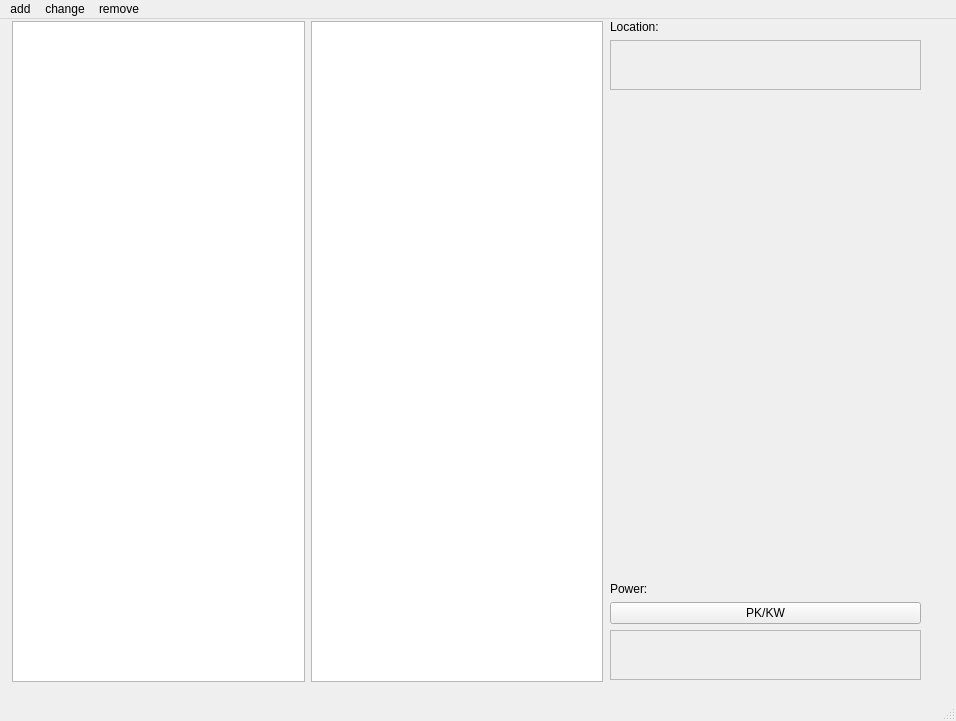
<?xml version="1.0" encoding="UTF-8"?>
<ui version="4.0">
 <class>MainWindow</class>
 <widget class="QMainWindow" name="MainWindow">
  <property name="geometry">
   <rect>
    <x>0</x>
    <y>0</y>
    <width>956</width>
    <height>721</height>
   </rect>
  </property>
  <property name="windowTitle">
   <string>MainWindow</string>
  </property>
  <widget class="QWidget" name="centralwidget">
   <widget class="QWidget" name="layoutWidget">
    <property name="geometry">
     <rect>
      <x>12</x>
      <y>2</y>
      <width>591</width>
      <height>661</height>
     </rect>
    </property>
    <layout class="QHBoxLayout" name="horizontalLayout">
     <item>
      <widget class="QListWidget" name="merk"/>
     </item>
     <item>
      <widget class="QListWidget" name="model"/>
     </item>
    </layout>
   </widget>
   <widget class="QWidget" name="layoutWidget">
    <property name="geometry">
     <rect>
      <x>610</x>
      <y>0</y>
      <width>311</width>
      <height>661</height>
     </rect>
    </property>
    <layout class="QVBoxLayout" name="verticalLayout">
     <item>
      <widget class="QLabel" name="label">
       <property name="maximumSize">
        <size>
         <width>16777215</width>
         <height>15</height>
        </size>
       </property>
       <property name="text">
        <string>Location:</string>
       </property>
      </widget>
     </item>
     <item>
      <widget class="QListWidget" name="merkInfo">
       <property name="enabled">
        <bool>false</bool>
       </property>
       <property name="maximumSize">
        <size>
         <width>16777215</width>
         <height>50</height>
        </size>
       </property>
       <property name="mouseTracking">
        <bool>false</bool>
       </property>
      </widget>
     </item>
     <item>
      <widget class="QLabel" name="logo">
       <property name="minimumSize">
        <size>
         <width>200</width>
         <height>200</height>
        </size>
       </property>
       <property name="maximumSize">
        <size>
         <width>1000</width>
         <height>1000</height>
        </size>
       </property>
       <property name="text">
        <string/>
       </property>
      </widget>
     </item>
     <item>
      <widget class="QLabel" name="label_2">
       <property name="maximumSize">
        <size>
         <width>16777215</width>
         <height>15</height>
        </size>
       </property>
       <property name="text">
        <string>Power:</string>
       </property>
      </widget>
     </item>
     <item>
      <widget class="QPushButton" name="radioButton">
       <property name="text">
        <string>PK/KW</string>
       </property>
      </widget>
     </item>
     <item>
      <widget class="QListWidget" name="modelDetails">
       <property name="enabled">
        <bool>false</bool>
       </property>
       <property name="maximumSize">
        <size>
         <width>16777215</width>
         <height>50</height>
        </size>
       </property>
      </widget>
     </item>
    </layout>
   </widget>
  </widget>
  <widget class="QMenuBar" name="menubar">
   <property name="geometry">
    <rect>
     <x>0</x>
     <y>0</y>
     <width>956</width>
     <height>21</height>
    </rect>
   </property>
   <widget class="QMenu" name="menuadd">
    <property name="title">
     <string>add</string>
    </property>
    <addaction name="actionBrand"/>
    <addaction name="actionModel"/>
   </widget>
   <widget class="QMenu" name="menuchange">
    <property name="title">
     <string>change</string>
    </property>
    <addaction name="actionBrandName"/>
    <addaction name="actionHQ"/>
    <addaction name="actionModelName"/>
    <addaction name="actionPower"/>
   </widget>
   <widget class="QMenu" name="menuremove">
    <property name="title">
     <string>remove</string>
    </property>
    <addaction name="actionBrandRemove"/>
    <addaction name="actionModelRemove"/>
   </widget>
   <addaction name="menuadd"/>
   <addaction name="menuchange"/>
   <addaction name="menuremove"/>
  </widget>
  <widget class="QStatusBar" name="statusbar"/>
  <action name="actionadd">
   <property name="text">
    <string>add</string>
   </property>
  </action>
  <action name="actionremove">
   <property name="text">
    <string>remove</string>
   </property>
  </action>
  <action name="actionBrand">
   <property name="text">
    <string>Brand</string>
   </property>
   <property name="toolTip">
    <string>Add a brand</string>
   </property>
  </action>
  <action name="actionModel">
   <property name="text">
    <string>Model</string>
   </property>
   <property name="toolTip">
    <string>Add a model</string>
   </property>
  </action>
  <action name="actionBrandName">
   <property name="text">
    <string>BrandName</string>
   </property>
   <property name="toolTip">
    <string>Change the name of a brand</string>
   </property>
  </action>
  <action name="actionModelName">
   <property name="text">
    <string>ModelName</string>
   </property>
   <property name="toolTip">
    <string>Change the name of a model</string>
   </property>
  </action>
  <action name="actionHQ">
   <property name="text">
    <string>HQ</string>
   </property>
   <property name="toolTip">
    <string>Change the location</string>
   </property>
  </action>
  <action name="actionPower">
   <property name="text">
    <string>Power</string>
   </property>
   <property name="toolTip">
    <string>Change the power</string>
   </property>
  </action>
  <action name="actionBrandRemove">
   <property name="text">
    <string>Brand</string>
   </property>
   <property name="toolTip">
    <string>Removes the brand and everything connected to the brand</string>
   </property>
  </action>
  <action name="actionModelRemove">
   <property name="text">
    <string>Model</string>
   </property>
   <property name="toolTip">
    <string>Removes the model</string>
   </property>
  </action>
 </widget>
 <resources/>
 <connections/>
</ui>
